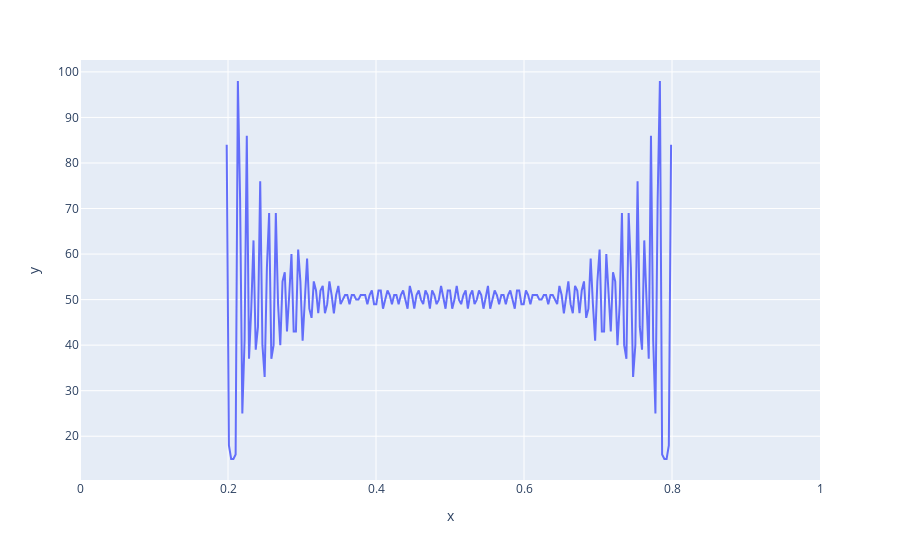

This figure's notebook cell:
### Code cell
# plot histogram line a filled area
hist, bins = hist_at_time(
    0.5,
    initial_velocity_magnitude,
    barrier_y,
    particle_positions_history,
    time_step,
    200,
    total_time,
)
fig = px.line(x=bins[:-1], y=hist, range_x=[0, x_range])
fig.show()

### Figure 1 — Plotly figure (JSON) as saved in the notebook; plotly's stock layout.template omitted (floating-point values rounded to 4 significant figures; data arrays with more than 128 entries replaced by an {"elided": "..."} marker saying what was removed)
{"data": [{"hovertemplate": "x=%{x}<br>y=%{y}<extra></extra>", "legendgroup": "", "line": {"color": "#636efa", "dash": "solid"}, "marker": {"symbol": "circle"}, "mode": "lines", "name": "", "orientation": "v", "showlegend": false, "type": "scatter", "x": {"elided": "200 float values"}, "xaxis": "x", "y": {"elided": "200 int values"}, "yaxis": "y"}], "layout": {"legend": {"tracegroupgap": 0}, "margin": {"t": 60}, "xaxis": {"anchor": "y", "domain": [0, 1], "range": [0, 1], "title": {"text": "x"}}, "yaxis": {"anchor": "x", "domain": [0, 1], "title": {"text": "y"}}}}
